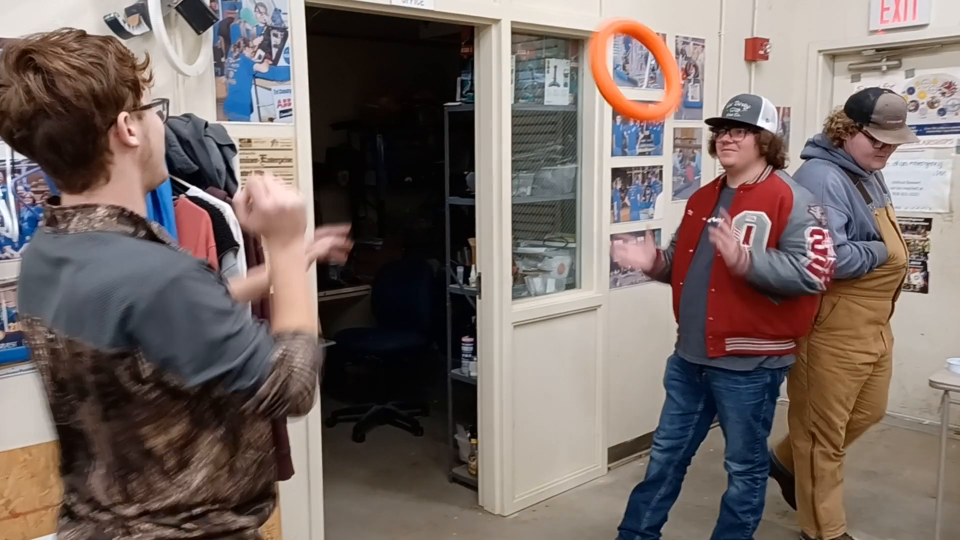
#> input picture frame 12 of test-images/ring-video.mp4, 1920 x 1080 px (shown at 1/2 size)
$ jupyter execute hsv_tuner.ipynb   (shell and % lines are left out)
#> lines starting #> are read from the running program, lines starting #| are printed output that depends on the picture
[cell 1]
import cv2 as cv
from pathlib import Path
import matplotlib.pyplot as plt
import numpy as np

import ipywidgets as widgets
from typing import Optional

import detector.detect as detect


images_root = Path.cwd()/"test-images"
frames_root = images_root/"video-frames"

[cell 2]
video = cv.VideoCapture((images_root/"ring-video.mp4").as_posix())

frames = []
while video.isOpened():
    ok, frame = video.read()
#> frame is the input picture: shape (1080, 1920, 3); mean B, G, R 100.8, 105.1, 117.4
    if not ok:
        break
    frame = cv.resize(frame, None, fx = 0.5, fy=0.5)
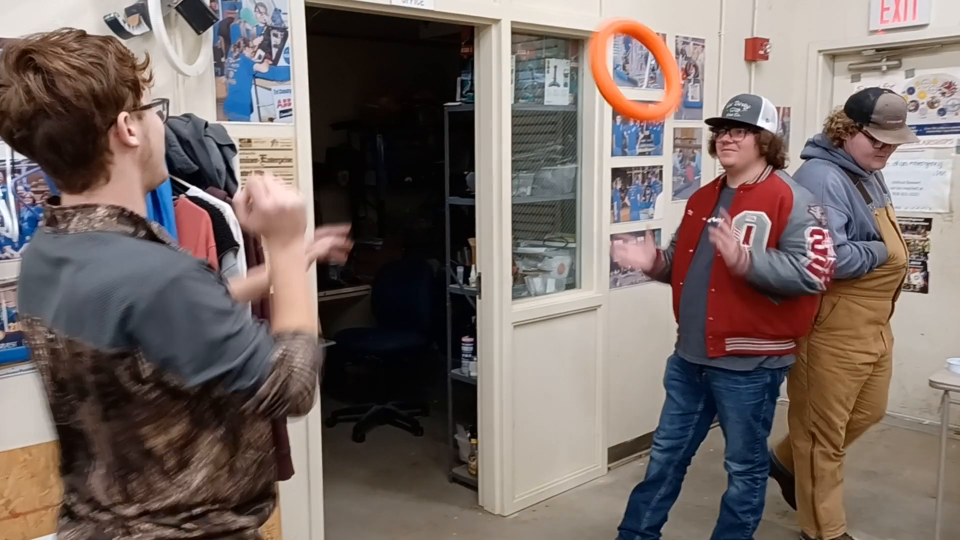
#> frame: shape (540, 960, 3); mean B, G, R 100.9, 105.2, 117.5
    frame = cv.cvtColor(frame, cv.COLOR_BGR2HSV_FULL)
#> frame: shape (540, 960, 3); mean H, S, V 62.4, 76.4, 122.9
    frames.append(frame)

video.release()


$ run again, starting later in the video
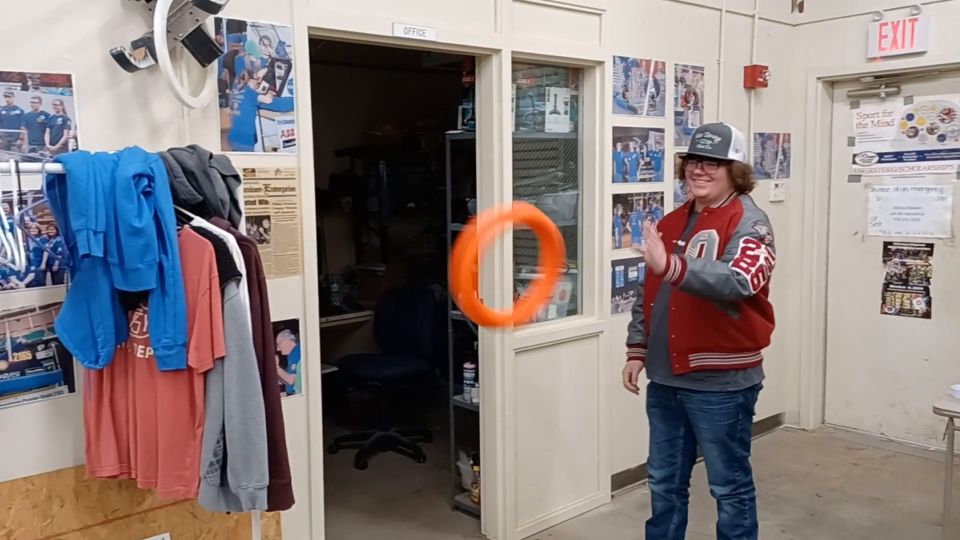
#> input picture frame 54 of test-images/ring-video.mp4, 1920 x 1080 px (shown at 1/2 size)
#> frame is the input picture: shape (1080, 1920, 3); mean B, G, R 124.1, 124.3, 134.5
#> `frame = cv.resize(frame, None, fx = 0.5, fy=0.5)`:
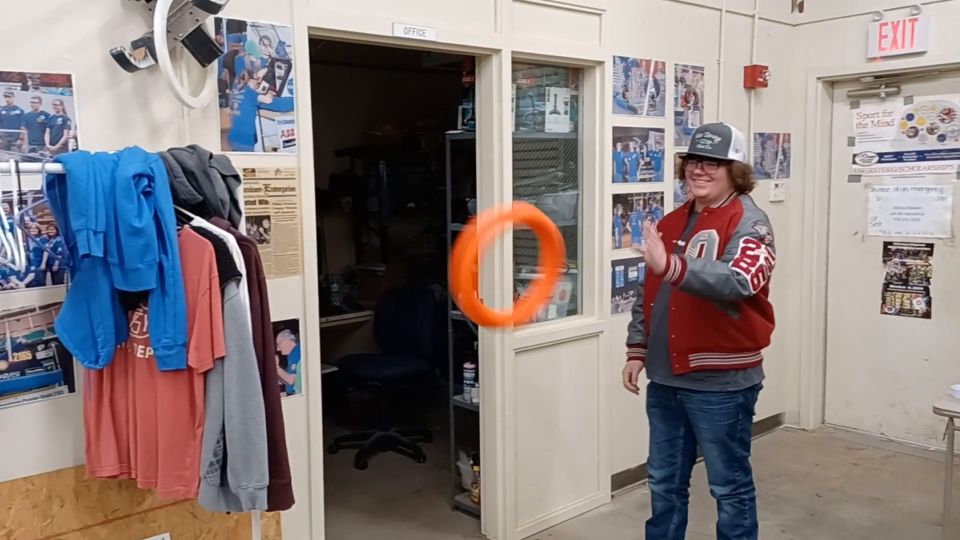
#> frame: shape (540, 960, 3); mean B, G, R 124.2, 124.4, 134.6

$ run again, starting later in the video
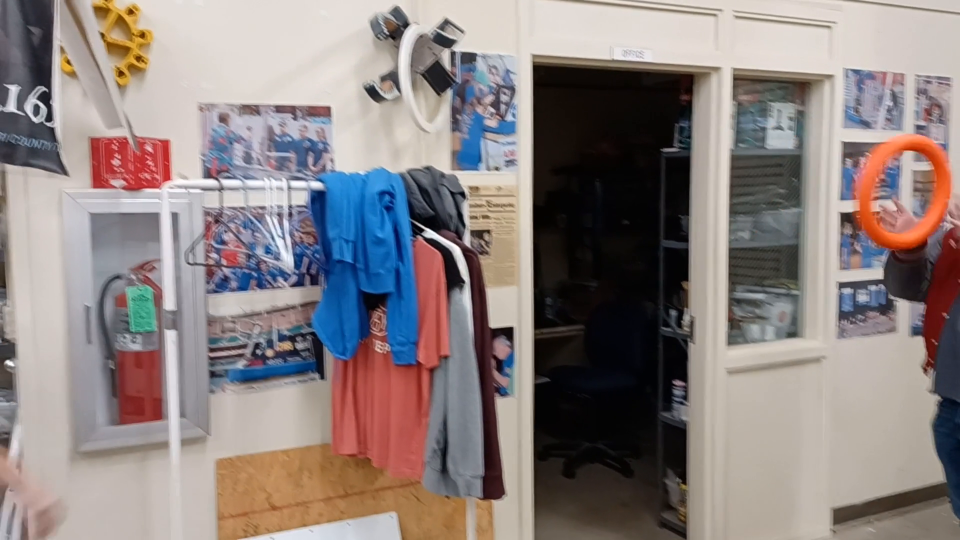
#> input picture frame 96 of test-images/ring-video.mp4, 1920 x 1080 px (shown at 1/2 size)
#> frame is the input picture: shape (1080, 1920, 3); mean B, G, R 128.1, 129.6, 139.8
#> `frame = cv.resize(frame, None, fx = 0.5, fy=0.5)`:
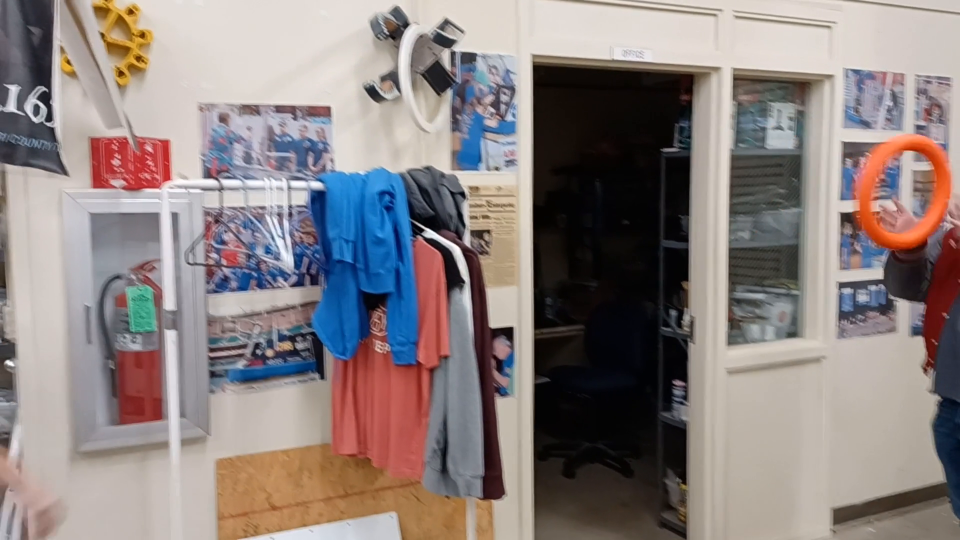
#> frame: shape (540, 960, 3); mean B, G, R 128.3, 129.7, 140
